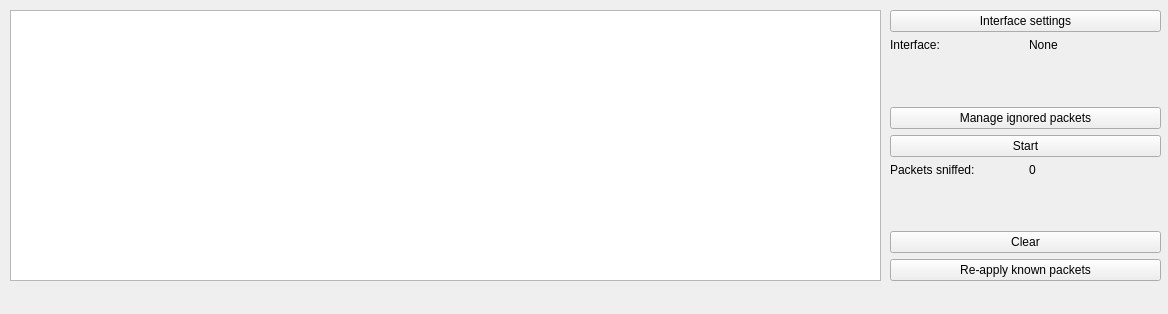
<?xml version="1.0" encoding="UTF-8"?>
<ui version="4.0">
 <class>Form</class>
 <widget class="QWidget" name="Form">
  <property name="geometry">
   <rect>
    <x>0</x>
    <y>0</y>
    <width>1168</width>
    <height>314</height>
   </rect>
  </property>
  <property name="windowTitle">
   <string>Form</string>
  </property>
  <widget class="QWidget" name="containerSenderXData" native="true">
   <property name="geometry">
    <rect>
     <x>10</x>
     <y>10</y>
     <width>871</width>
     <height>271</height>
    </rect>
   </property>
  </widget>
  <widget class="QWidget" name="layoutWidget">
   <property name="geometry">
    <rect>
     <x>890</x>
     <y>10</y>
     <width>271</width>
     <height>271</height>
    </rect>
   </property>
   <layout class="QGridLayout" name="gridLayout_10">
    <item row="1" column="1">
     <widget class="QLabel" name="labelSnifferXInterfaceValue">
      <property name="text">
       <string>None</string>
      </property>
     </widget>
    </item>
    <item row="5" column="0">
     <widget class="QLabel" name="labelSnifferCountDescr">
      <property name="text">
       <string>Packets sniffed:</string>
      </property>
     </widget>
    </item>
    <item row="4" column="0" colspan="2">
     <widget class="QPushButton" name="buttonSniff">
      <property name="text">
       <string>Start</string>
      </property>
     </widget>
    </item>
    <item row="7" column="1">
     <spacer name="verticalSpacer_5">
      <property name="orientation">
       <enum>Qt::Vertical</enum>
      </property>
      <property name="sizeHint" stdset="0">
       <size>
        <width>20</width>
        <height>40</height>
       </size>
      </property>
     </spacer>
    </item>
    <item row="8" column="0" colspan="2">
     <widget class="QPushButton" name="buttonClearPackets">
      <property name="text">
       <string>Clear</string>
      </property>
     </widget>
    </item>
    <item row="5" column="1">
     <widget class="QLabel" name="labelSnifferCountValue">
      <property name="text">
       <string>0</string>
      </property>
     </widget>
    </item>
    <item row="9" column="0" colspan="2">
     <widget class="QPushButton" name="buttonApplyNewKnownPacketsSniffer">
      <property name="text">
       <string>Re-apply known packets</string>
      </property>
     </widget>
    </item>
    <item row="0" column="0" colspan="2">
     <widget class="QPushButton" name="buttonSnifferXInterfaceSettings">
      <property name="text">
       <string>Interface settings</string>
      </property>
     </widget>
    </item>
    <item row="1" column="0">
     <widget class="QLabel" name="labelSnifferXInterfaceDescr">
      <property name="text">
       <string>Interface:</string>
      </property>
     </widget>
    </item>
    <item row="3" column="0" colspan="2">
     <widget class="QPushButton" name="buttonSnifferXIgnoredPackets">
      <property name="text">
       <string>Manage ignored packets</string>
      </property>
     </widget>
    </item>
    <item row="2" column="0">
     <spacer name="verticalSpacer">
      <property name="orientation">
       <enum>Qt::Vertical</enum>
      </property>
      <property name="sizeHint" stdset="0">
       <size>
        <width>20</width>
        <height>40</height>
       </size>
      </property>
     </spacer>
    </item>
   </layout>
  </widget>
  <widget class="QTableView" name="tableViewSnifferXData">
   <property name="geometry">
    <rect>
     <x>10</x>
     <y>10</y>
     <width>871</width>
     <height>271</height>
    </rect>
   </property>
   <property name="contextMenuPolicy">
    <enum>Qt::CustomContextMenu</enum>
   </property>
   <property name="alternatingRowColors">
    <bool>true</bool>
   </property>
   <property name="sortingEnabled">
    <bool>true</bool>
   </property>
   <attribute name="horizontalHeaderMinimumSectionSize">
    <number>100</number>
   </attribute>
   <attribute name="horizontalHeaderStretchLastSection">
    <bool>true</bool>
   </attribute>
  </widget>
 </widget>
 <resources/>
 <connections/>
</ui>
